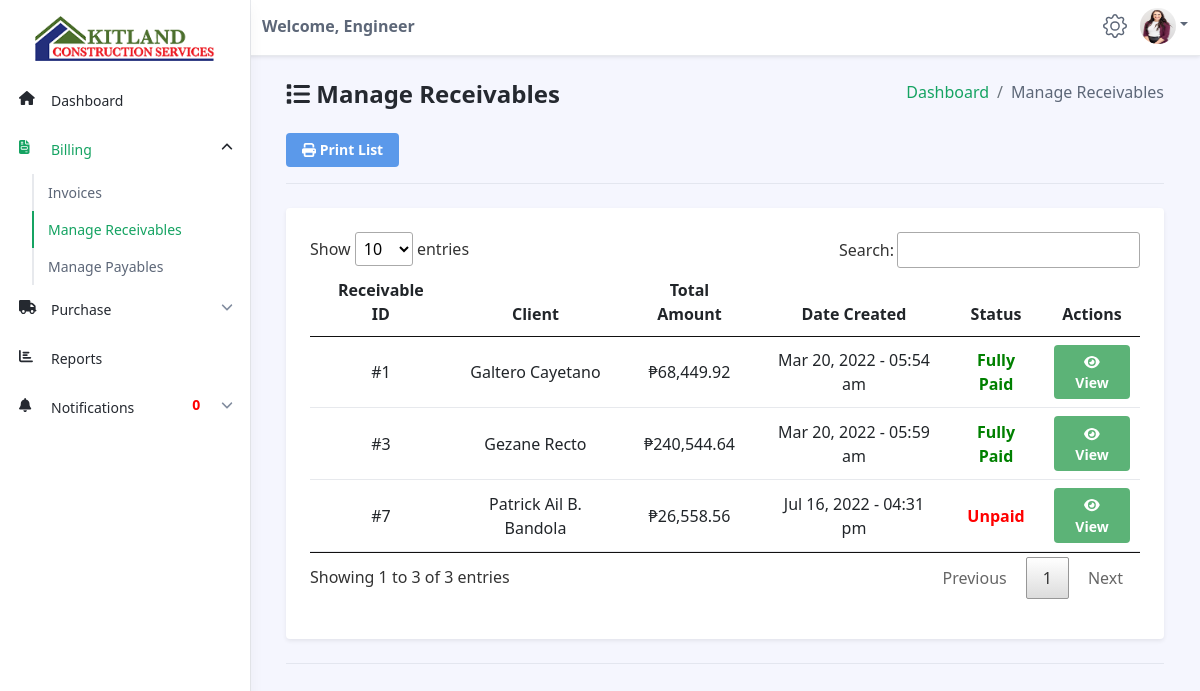
The page /accountant/manage-receivables.php (signed in) on the database as committed earlier.
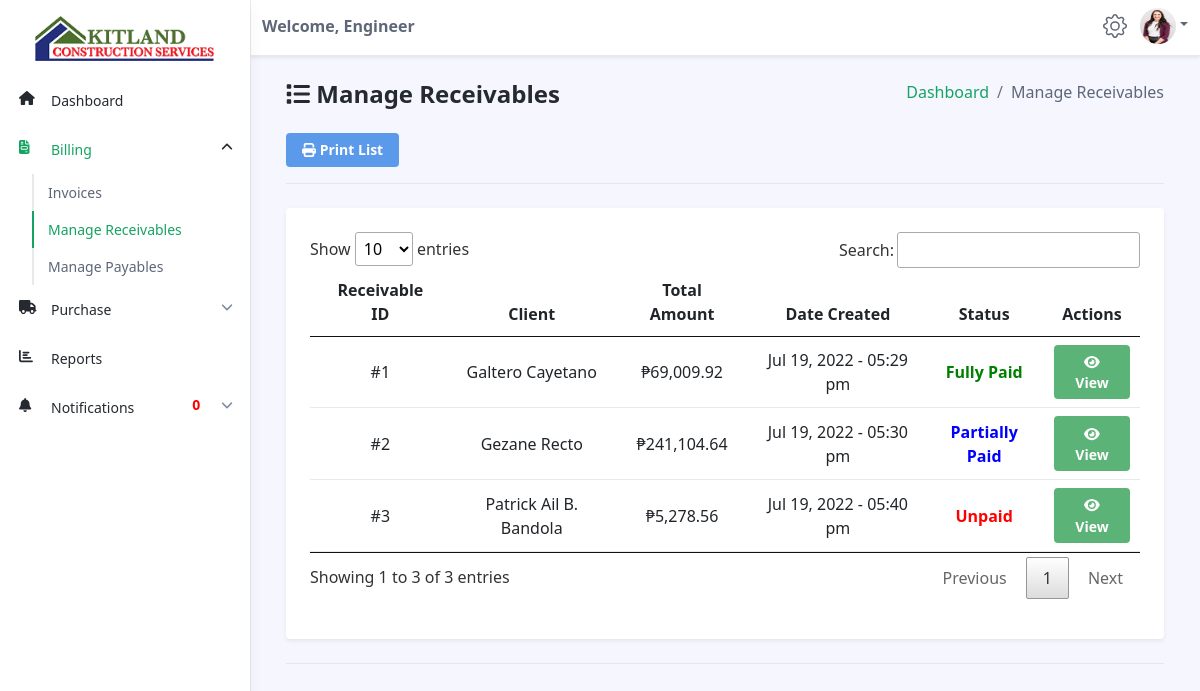
The same page on the database as committed later.
### tables this page shows
CREATE TABLE `receivables` (
  `id` int(11) NOT NULL,
  `invoice_id` varchar(255) NOT NULL,
  `client_name` varchar(255) NOT NULL,
  `total_invoice` decimal(13,2) NOT NULL,
  `total_remaining` decimal(13,2) NOT NULL,
  `receivable_status` varchar(255) NOT NULL,
  `receivable_date_added` datetime NOT NULL DEFAULT current_timestamp(),
  `receivable_date_received` datetime NOT NULL
);

### accountant/manage-receivables.php (the view, shortened to what this page needs)
<?php
include('../connections/config.php');
?>
<!DOCTYPE html>
<!DOCTYPE html>
<html lang="en">
<head>
	<link id="theme-style" rel="stylesheet" href="dataTables/jquery.dataTables.min.css">
	<link id="theme-style" rel="stylesheet" href="../assets/css/portal.css">
	<link rel="stylesheet" href="../assets/css/style.css" />
</head>
<body class="app">
	<?php $page = 'receivable';
	include('accountant-navbar.php'); ?>
	<div class="app-wrapper">
		<div class="app-content pt-3 p-md-3 p-lg-4">
			<div class="container-xl">
				<ol class="breadcrumb mb-4" style="float:right">
					<li class="breadcrumb-item"><a href="dashboard.php">Dashboard</a></li>
					<li class="breadcrumb-item">Manage Receivables</li>
				</ol>
				<h1 class="app-page-title"><span class="nav-icon"><i class="fa fa-list"></i></span> Manage Receivables</h1>
				<a href="print-receivables.php" target="blank" class="btn app-btn btn-info" style="color:white"><i class=" fa fa-print"></i> Print List</a>
				<hr class="mb-4">
				<div class="row g-4 settings-section">
					<div class="col-12 col-md-12">
						<div class="app-card app-card-settings shadow-sm p-4">
							<div class="app-card-body">
								<form class="settings-form">
									<div class="mb-3">
										<table id="myTable" class="table app-table-hover mb-0 text-center">
											<thead>
												<tr>
													<th class="cell">Receivable ID</th>
													<th class="cell">Client</th>
													<th class="cell">Total Amount</th>
													<th class="cell">Date Created</th>
													<th class="cell">Status</th>
													<th class="cell">Actions</th>
												</tr>
											</thead>
											<tbody>
												<?php
												$sql = "SELECT * FROM receivables WHERE total_invoice != '' ";
												$result = mysqli_query($conn, $sql);
												$count = mysqli_num_rows($result);
												if ($count > 0) {
													while ($row = mysqli_fetch_assoc($result)) {
														$id = $row['id'];
														$invoice_id = $row['invoice_id'];
														$client_name = $row['client_name'];
														$receivable_date_added = $row['receivable_date_added'];
														$total_invoice = $row['total_invoice'];
														$receivable_status = $row['receivable_status'];
												?>
														<tr>
															<td class="cell" style="padding-top:0.5em">#<?php echo $invoice_id; ?></td>
															<td class="cell" style="padding-top:0.5em"><?php echo $client_name; ?></td>
															<td class="cell" style="padding-top:0.5em">₱<?php echo number_format($total_invoice, 2, '.', ','); ?></td>
															<td class="cell" style="padding-top:0.5em"><?php echo date("M d, Y - h:i a", strtotime($receivable_date_added)); ?></td>
															<?php
															if ($receivable_status == "Unpaid") {
															?>
																<td class="cell" style="padding-top:0.5em; font-weight:bold; color:red">Unpaid</td>
															<?php } else if ($receivable_status == "Partial") {
															?>
																<td class="cell" style="padding-top:0.5em; font-weight:bold; color:blue">Partially Paid</td>
															<?php } else if ($receivable_status == "Paid") {
															?>
																<td class="cell" style="padding-top:0.5em; font-weight:bold; color:green">Fully Paid</td>
															<?php
															}
															?>
															<td class="cell" style="padding-top:0.5em"><a href="receivable-details.php?ID=<?php echo $id; ?>" class="btn app-btn btn-success" style="color:white"><i class="fa fa-eye"></i> View</a></td>
														</tr>
												<?php
													}
												} else {
													echo "<script>alert('No Invoices Found!')</script>";
												}
												?>
											</tbody>
										</table>
									</div>
								</form>
							</div>
						</div>
					</div>
				</div>
				<hr class="my-4">
			</div>
		</div>
	</div>
</body>
</html>

Rows that differ between the two databases and show on the page:
removed receivables: invoice "3", client_name "Gezane Recto", total_invoice "240,544.64", receivable_date_added "Mar 20, 2022 - 05:59 am", receivable_status "Fully Paid"
removed receivables: invoice "7", client_name "Patrick Ail B. Bandola", total_invoice "26,558.56", receivable_date_added "Jul 16, 2022 - 04:31 pm", receivable_status "Unpaid"
changed receivables "Galtero Cayetano": total_invoice "68,449.92" → "69,009.92"; receivable_date_added "Mar 20, 2022 - 05:54 am" → "Jul 19, 2022 - 05:29 pm"
added receivables: invoice "2", client_name "Gezane Recto", total_invoice "241,104.64", receivable_date_added "Jul 19, 2022 - 05:30 pm", receivable_status "Partially Paid"
added receivables: invoice "3", client_name "Patrick Ail B. Bandola", total_invoice "5,278.56", receivable_date_added "Jul 19, 2022 - 05:40 pm", receivable_status "Unpaid"
